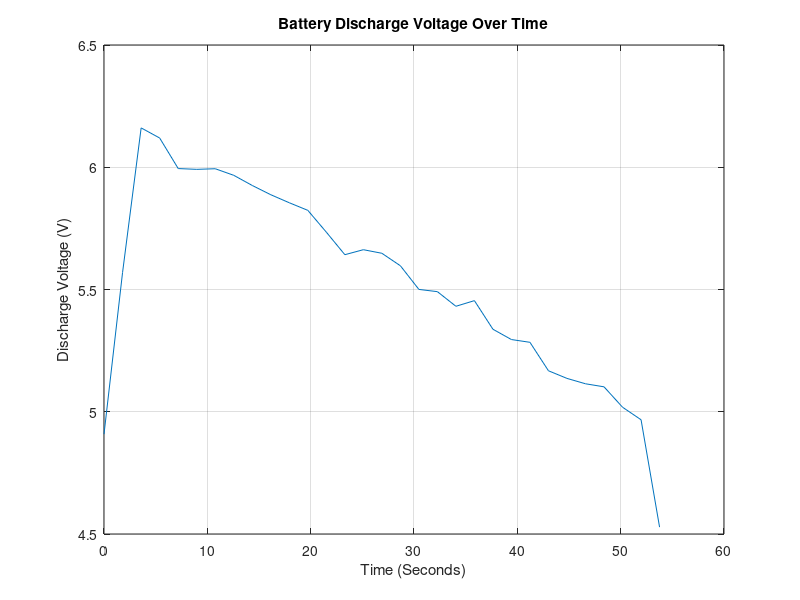
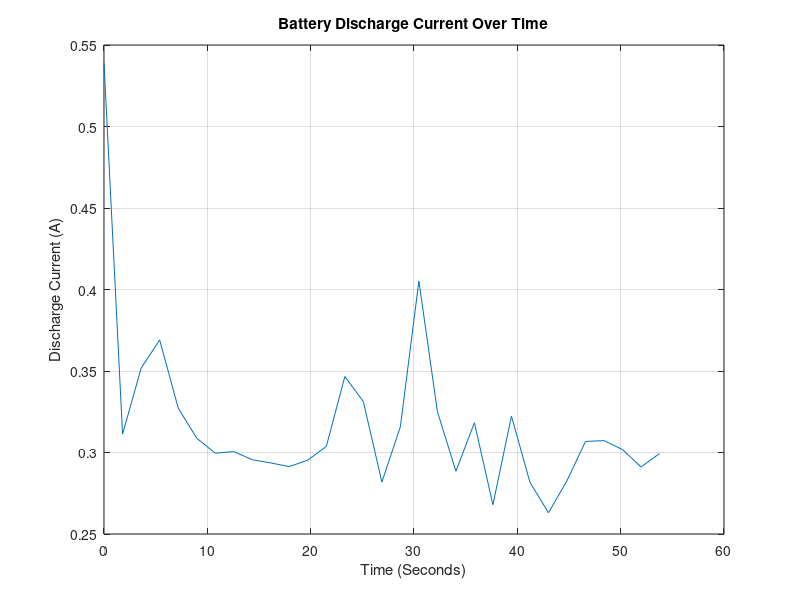
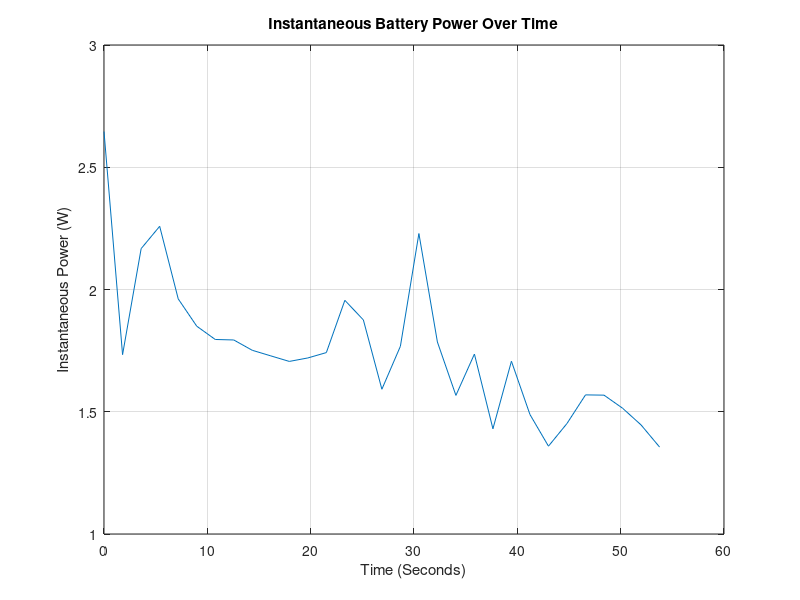
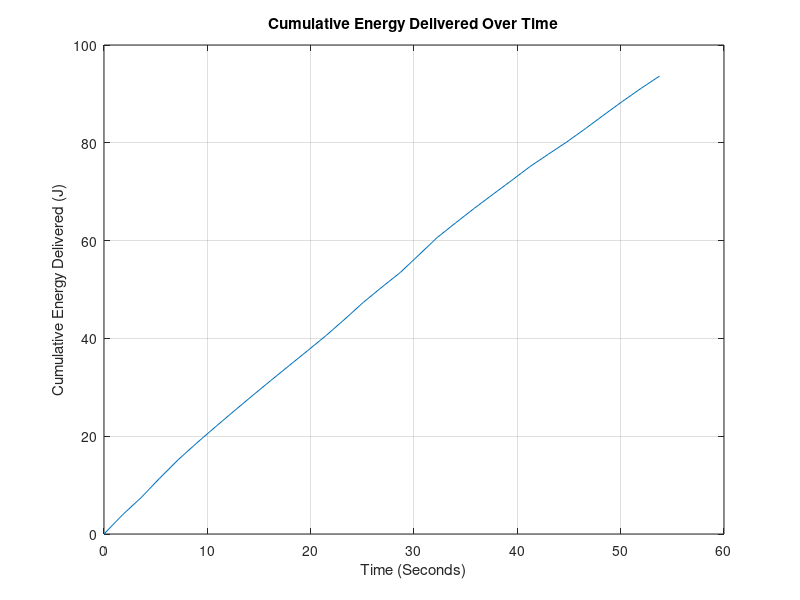

The MATLAB script that drew these images, in order:
clear all; close all; clc;

load('elegooBattery.mat');

Imeas = -Imeas(2 : end);
t = t(2 : end);
t = t - t(1);
Vmeas = Vmeas(2 : end);

power = Vmeas.*Imeas;
energy = cumtrapz(t, power);

figure(1)
plot(t, Vmeas)
xlabel('Time (Seconds)')
ylabel('Discharge Voltage (V)')
title('Battery Discharge Voltage Over Time')
grid on

figure(2)
plot(t, Imeas)
xlabel('Time (Seconds)')
ylabel('Discharge Current (A)')
title('Battery Discharge Current Over Time')
grid on


figure(3)
plot(t, power)
xlabel('Time (Seconds)')
ylabel('Instantaneous Power (W)')
title('Instantaneous Battery Power Over Time')
grid on

figure(4)
plot(t, energy)
xlabel('Time (Seconds)')
ylabel('Cumulative Energy Delivered (J)')
title('Cumulative Energy Delivered Over Time')
grid on

for i = 1:4
    saveas(figure(i), sprintf('elegoo_%d.jpg',i));
end